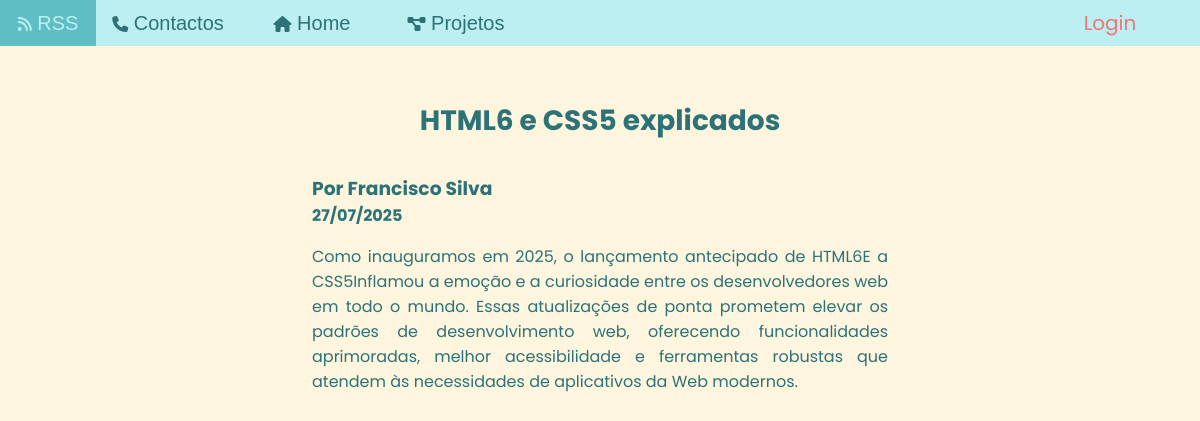
The page /php/noticias.php?id=3 on the database its author committed.
### tables this page shows
CREATE TABLE `noticias` (
  `id` INT NOT NULL AUTO_INCREMENT,
  `titulo` VARCHAR(255) NOT NULL,
  `conteudo` TEXT NOT NULL,
  `data` DATE NOT NULL,
  `autor` INT NOT NULL,
  PRIMARY KEY (`id`),
  KEY `autor_idx` (`autor`),
  CONSTRAINT `fk_noticias_autor` FOREIGN KEY (`autor`) REFERENCES `utilizadores` (`id`) ON DELETE NO ACTION ON UPDATE NO ACTION
);

CREATE TABLE `utilizadores` (
  `id` INT NOT NULL AUTO_INCREMENT,
  `nome` VARCHAR(45) NOT NULL,
  `apelido` VARCHAR(45) NOT NULL,
  `email` VARCHAR(255) NOT NULL,
  `telefone` VARCHAR(9) NOT NULL,
  `palavra_passe` VARCHAR(255) NOT NULL,
  `tipo` VARCHAR(15) NOT NULL DEFAULT 'cliente',
  PRIMARY KEY (`id`),
  UNIQUE (`email`)
);

### php/noticias.php (the view, shortened to what this page needs)
<!DOCTYPE html>
<html lang="pt">
<head>
    <link rel="stylesheet" href="../css/estilo.css">
    <link rel="stylesheet" href="../css/noticiasprojetos.css">
</head>
<body>
    <nav>
        <button onclick="rss()"><i class="fa-solid fa-rss"></i> RSS </button>
        <button onclick="std()"><i class="fa-solid fa-phone"></i> Contactos </button>
        <a href="../index.php"><button><i class="fa-solid fa-house"></i></i> Home </button></a>
        <a href="projetos.php"><button><i class="fa-solid fa-diagram-project"></i> Projetos </button></a>
        <?php
            include ("conexao.php");
            if (!isset($_SESSION['id'])) {
                echo "<label><a href='php/login.php'>Login</a></label>";
            }
        ?>
    </nav>
    <section id="noticias">
        <?php
            if (isset($_GET['id'])) {
                $noticia_id = $_GET['id'];
                $stmt = $conn->prepare("SELECT titulo, conteudo, data, nome, apelido FROM noticias INNER JOIN utilizadores ON noticias.autor = utilizadores.id WHERE noticias.id = ?");
                $stmt->bind_param("i", $noticia_id);
                $stmt->execute();
                $result = $stmt->get_result();
                if ($row = $result->fetch_assoc()) {
                    $titulo = $row['titulo'];
                    $materia = $row['conteudo'];
                    $data = date("d/m/Y", strtotime($row['data']));
                    $nome = $row['nome'];
                    $apelido = $row['apelido'];
                }
                echo "<h2>$titulo</h2>
                <h3 class='namedate'>Por $nome $apelido</h3>
                <h4 class='namedate'>$data</h4>
                <p id='materia'>$materia</p>";
                exit();
            }
        ?>

### css/estilo.css (style rules this page uses)
* { margin: 0; }
body { background-color: #FDF5DE; font-family: poppins, arial, sans-serif; color: #2C7277; }
nav { background-color: #BBEFF2; position: fixed; width: 100vw; z-index: 2; display: grid; grid-template-columns: 8vw 12vw 12vw 12vw auto 15vw; text-align: center; }
nav button, nav label { background-color: #BBEFF2; padding: 1vh 0; color: #2C7277; border: none; font-size: 2.5vh; transition: 0.3s; cursor: pointer; }
nav label { grid-column-start: 6; grid-column-end: 7; }
nav a { color: #EE7674; text-decoration: none; transition: 0.3s; }
nav button i { font-size: 2vh; }
nav a button { height: 100%; width: 100%; }
#noticias { padding-top: 5vh; margin-bottom: 5vh; margin-left: 10vw; width: 80vw; display: grid; grid-template-columns: repeat(5, 1fr); text-align: center; justify-items: center; }
#noticias h2 { grid-column-start: 1; grid-column-end: 6; font-size: 3.5vh; margin-bottom: 4vh; }

### css/noticiasprojetos.css (style rules this page uses)
section { padding-top: 12.5vh!important; }
.namedate { margin-right: auto; grid-column-start: 2; grid-column-end: 3; }
#materia { margin-top: 2vh; grid-column-start: 2; grid-column-end: 5; text-align: justify; }

### rows shown on the page
noticias: titulo "HTML6 e CSS5 explicados", autor.nome "Francisco", autor.apelido "Silva", data "27/07/2025", conteudo "Como inauguramos em 2025, o lançamento antecipado de HTML6E a CSS5Inflamou a emoção e a curiosidade entre os desenvolvedores web em todo o mundo. Essas atualizações de ponta prometem elevar os padrões de desenvolvimento web, oferecendo funcionalidades aprimoradas, melhor acessibilidade e ferramentas robustas que atendem às necessidades de aplicativos da Web modernos."
